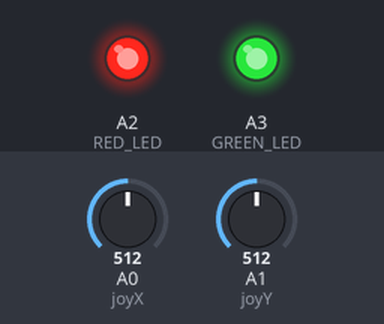
This sketch was run on a simulated Arduino Uno, built with avr-gcc and run on an emulated ATmega328P. Parts: output pins drawn as LEDs (lit = HIGH). Inputs (shaded band) come from the test bench; at power-on: A0 (joyX) = 512, A1 (joyY) = 512.

Above: at 1.2 s.
1.3 s: A0 (joyX) set to 140
2.8 s: A0 (joyX) set to 118
At 3.6 s:
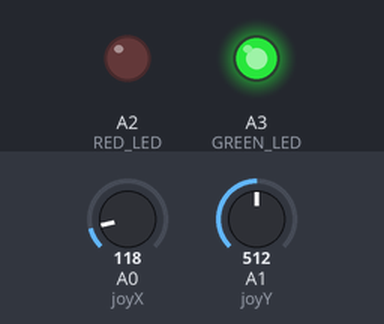
4.3 s: A1 (joyY) set to 136
5.8 s: A1 (joyY) set to 120
At 7.0 s:
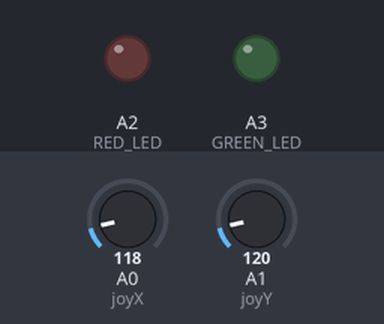
7.3 s: A0 (joyX) set to 306
At 8.2 s:
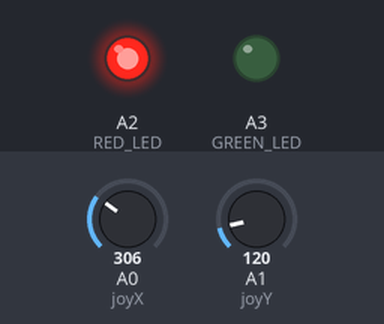
8.8 s: A0 (joyX) set to 122
At 9.3 s:
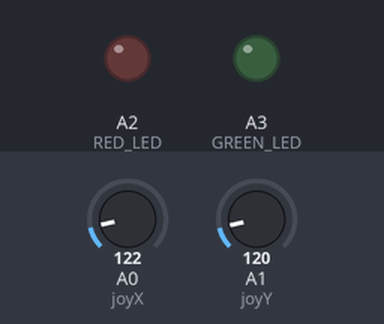
Timing chart, 0 to 11.3 s (numbered marks = the images above; inputs shaded):
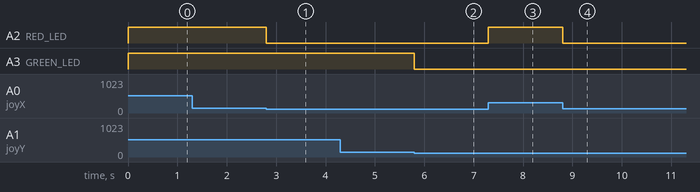

The sketch:

main.ino
```cpp
#define joyY A1
#define joyX A0
#define RED_LED A2
#define GREEN_LED A3

void setup() {
  // put your setup code here, to run once:
	Serial.begin(9600);
}

int xValue, yValue;

void loop() {
  // put your main code here, to run repeatedly:
	xValue = analogRead(joyX);
	yValue = analogRead(joyY);


  analogWrite(RED_LED ,xValue);
  analogWrite(GREEN_LED, yValue);
}
```

Measured:
- the behaviour switches between 128 and 127 on A0 (joyX) (found by bisection; images 0 and 1)
- the behaviour switches between 128 and 127 on A1 (joyY) (found by bisection; images 1 and 2)
- after the input at 1.3 s, every drawn part: stays the same
- after the input at 2.8 s, A2 (RED_LED): HIGH → LOW at once
- after the input at 4.3 s, every drawn part: stays the same
- after the input at 5.8 s, A3 (GREEN_LED): HIGH → LOW at once
- after the input at 7.3 s, A2 (RED_LED): LOW → HIGH at once
- after the input at 8.8 s, A2 (RED_LED): HIGH → LOW at once
